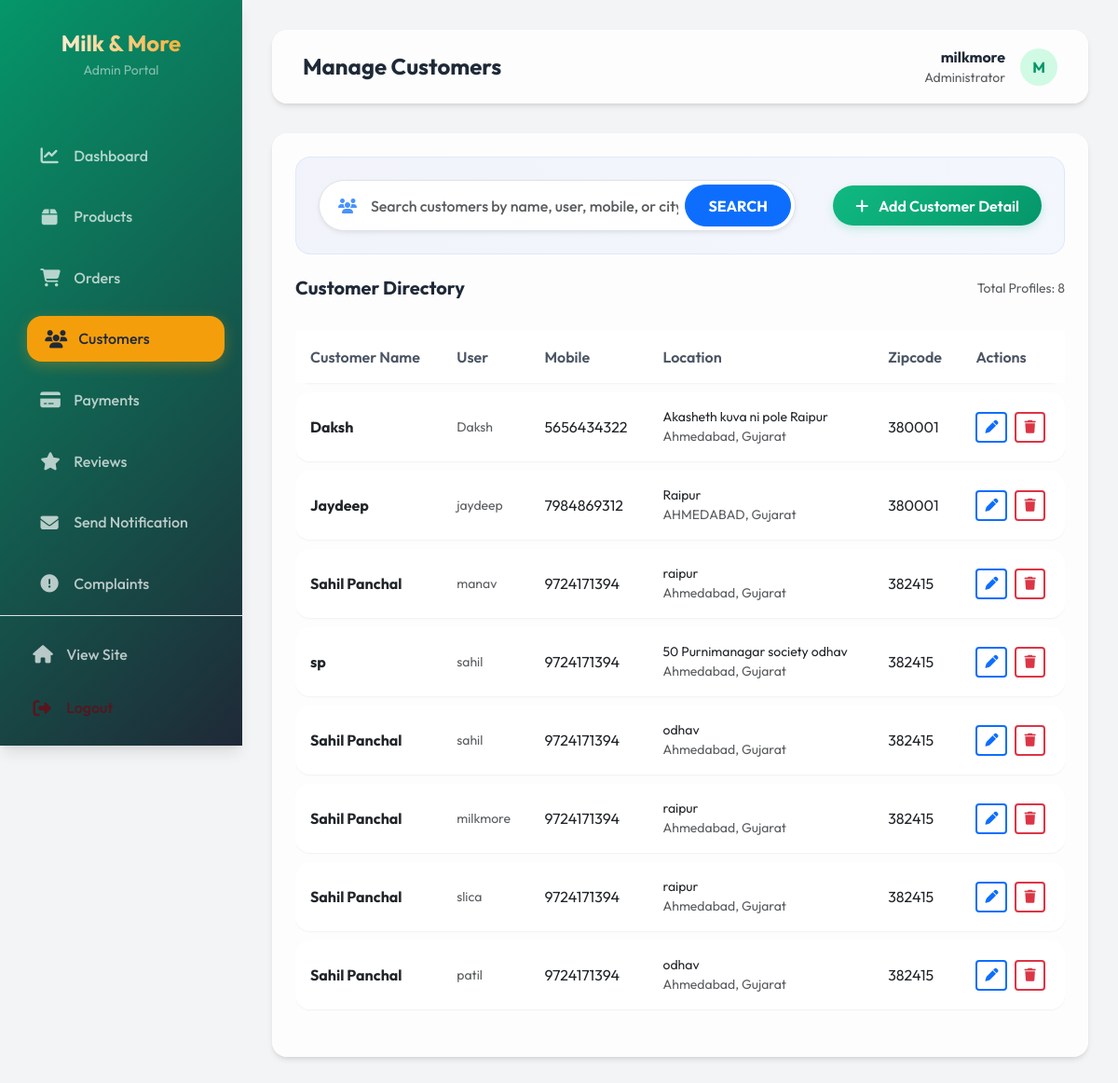
Screenshot of /admin-customers/ (signed in) with the database file from the repository.
### app/models.py (models this page shows, shortened)
class Customer(models.Model):
    user = models.ForeignKey(User,on_delete=models.CASCADE)
    name = models.CharField(max_length=30)
    locality = models.CharField(max_length=300)
    city = models.CharField(max_length=50)
    mobile =models.IntegerField()
    zipcode = models.IntegerField()
    state = models.CharField(choices=STATE_CHOICES,max_length=50)

### app/views.py (the view, shortened to what this page needs)
# urls.py: path("admin-customers/", admin_customers, name="admin-customers"),
@user_passes_test(is_admin)
def admin_customers(request):
    query = request.GET.get('q')
    customers = Customer.objects.all().order_by('-id')
    return render(request, 'admin_panel/customers.html', locals())

### app/context_processors.py (called while the page is built, shortened)
def regional_restriction(request):
    is_delivery = hasattr(request.user, 'deliveryperson')
    return {
        'is_in_ahmedabad': True, # Default to True for guests/staff to avoid blocking
        'has_any_address': False,
        'show_restricted_overlay': False
    }

### app/views.py (called while the page is built)
def is_admin(user):
    return user.is_superuser or user.is_staff

### Dairy-webapp-main/app/templates/admin_panel/customers.html (shortened to what this page needs)
{% extends 'admin_panel/base.html' %}
{% load static %}
{% block page_title %}Manage Customers{% endblock %}
{% block content %}
<div class="glass-card animate-fade-in">
    <div class="search-console-wrapper mb-4 p-4 rounded-4"
         style="background: linear-gradient(135deg, rgba(30, 64, 175, 0.05) 0%, rgba(59, 130, 246, 0.05) 100%); border: 1px solid rgba(59, 130, 246, 0.1);">
        <div class="row align-items-center g-3">
            <div class="col-md-8">
                <form action="" method="GET" autocomplete="off" class="m-0">
                    <div class="input-group shadow-sm rounded-pill overflow-hidden bg-white border p-1" style="transition: all 0.3s ease;">
                        <span class="input-group-text bg-transparent border-0 ps-3 pe-2">
                            <i class="fa-solid fa-users text-primary opacity-75"></i>
                        </span>
                        <input type="text" name="q" class="form-control border-0 shadow-none px-2"
                               placeholder="Search customers by name, user, mobile, or city..."
                               value="{{ request.GET.q|default:'' }}"
                               style="height: 45px; font-weight: 500;">
                        <button class="btn btn-primary rounded-pill px-4 fw-bold" type="submit">SEARCH</button>
                    </div>
                </form>
            </div>
            <div class="col-md-4 text-md-end">
                <a href="{% url 'admin-add-customer' %}" class="btn btn-premium rounded-pill px-4">
                    <i class="fa-solid fa-plus me-2"></i> Add Customer Detail
                </a>
            </div>
        </div>
    </div>
    <div class="d-flex justify-content-between align-items-center mb-4">
        <h5 class="fw-bold mb-0">Customer Directory</h5>
        <div class="text-muted small">Total Profiles: {{ customers|length }}</div>
    </div>
    <div class="table-responsive">
        <table class="table custom-table">
            <thead>
                <tr>
                    <th>Customer Name</th>
                    <th>User</th>
                    <th>Mobile</th>
                    <th>Location</th>
                    <th>Zipcode</th>
                    <th>Actions</th>
                </tr>
            </thead>
            <tbody>
                {% for customer in customers %}
                <tr>
                    <td>
                        <div class="fw-bold text-dark">{{ customer.name }}</div>
                    </td>
                    <td>
                        <div class="small text-muted">{{ customer.user.username }}</div>
                    </td>
                    <td>{{ customer.mobile }}</td>
                    <td>
                        <div class="small">{{ customer.locality }}</div>
                        <div class="small text-muted">{{ customer.city }}, {{ customer.get_state_display }}</div>
                    </td>
                    <td>{{ customer.zipcode }}</td>
                    <td>
                        <div class="d-flex gap-2">
                            <a href="{% url 'admin-update-customer' customer.id %}"
                                class="btn btn-sm btn-outline-primary border-2">
                                <i class="fa-solid fa-pen"></i>
                            </a>
                            <a href="{% url 'admin-delete-customer' customer.id %}"
                                class="btn btn-sm btn-outline-danger border-2"
                                onclick="return confirm('Are you sure you want to delete this customer detail?')">
                                <i class="fa-solid fa-trash"></i>
                            </a>
                        </div>
                    </td>
                </tr>
                {% empty %}
                <tr>
                    <td colspan="6" class="text-center py-4 text-muted">No customer details found.</td>
                </tr>
                {% endfor %}
            </tbody>
        </table>
    </div>
</div>
{% endblock %}

### Dairy-webapp-main/app/templates/admin_panel/base.html (shortened to what this page needs)
{% load static %}
<!DOCTYPE html>
<html lang="en">
<head>
    <link rel="stylesheet" href="https://cdnjs.cloudflare.com/ajax/libs/font-awesome/6.4.0/css/all.min.css">
    <link href="https://cdn.jsdelivr.net/npm/bootstrap@5.3.0/dist/css/bootstrap.min.css" rel="stylesheet">
</head>
<body>
    <div class="sidebar">
        <div class="sidebar-header">
            <h3>Milk & More</h3>
            <p class="text-white-50 small mt-1">Admin Portal</p>
        </div>
        <div class="nav-links-wrapper">
            <ul class="nav-links" style="margin-top: 0;">
                <li class="nav-item">
                    <a href="{% url 'admin-dashboard' %}"
                        class="nav-link {% if request.resolver_match.url_name == 'admin-dashboard' %}active{% endif %}">
                        <i class="fa-solid fa-chart-line"></i> Dashboard
                    </a>
                </li>
                <li class="nav-item">
                    <a href="{% url 'admin-products' %}"
                        class="nav-link {% if 'product' in request.resolver_match.url_name %}active{% endif %}">
                        <i class="fa-solid fa-box"></i> Products
                    </a>
                </li>
                <li class="nav-item">
                    <a href="{% url 'admin-orders' %}"
                        class="nav-link {% if 'order' in request.resolver_match.url_name and 'delivery-person' not in request.resolver_match.url_name %}active{% endif %}">
                        <i class="fa-solid fa-cart-shopping"></i> Orders
                    </a>
                </li>
                <li class="nav-item">
                    <a href="{% url 'admin-customers' %}"
                        class="nav-link {% if 'customer' in request.resolver_match.url_name %}active{% endif %}">
                        <i class="fa-solid fa-users"></i> Customers
                    </a>
                </li>
                <li class="nav-item">
                    <a href="{% url 'admin-payments' %}"
                        class="nav-link {% if 'payment' in request.resolver_match.url_name %}active{% endif %}">
                        <i class="fa-solid fa-credit-card"></i> Payments
                    </a>
                </li>
                <li class="nav-item">
                    <a href="{% url 'admin-reviews' %}"
                        class="nav-link {% if 'review' in request.resolver_match.url_name %}active{% endif %}">
                        <i class="fa-solid fa-star"></i> Reviews
                    </a>
                </li>
                <li class="nav-item">
                    <a href="{% url 'admin-send-notification' %}"
                        class="nav-link {% if request.resolver_match.url_name == 'admin-send-notification' %}active{% endif %}">
                        <i class="fa-solid fa-envelope"></i> Send Notification
                    </a>
                </li>
                <li class="nav-item">
                    <a href="{% url 'admin-complaints' %}"
                        class="nav-link {% if 'complaint' in request.resolver_match.url_name %}active{% endif %}">
                        <i class="fa-solid fa-circle-exclamation"></i> Complaints
                    </a>
                </li>
                <li class="nav-item">
                </li>
            </ul>
        </div>
        <div class="sidebar-footer p-3 border-top border-white-25">
            <ul class="nav-links m-0">
                <li class="nav-item p-0">
                    <a href="{% url 'home' %}" class="nav-link">
                        <i class="fa-solid fa-house"></i> View Site
                    </a>
                </li>
                <li class="nav-item p-0 mt-2">
                    <a href="{% url 'logout' %}" class="nav-link text-danger-emphasis">
                        <i class="fa-solid fa-right-from-bracket"></i> Logout
                    </a>
                </li>
            </ul>
        </div>
    </div>
    <div class="main-content">
        <header class="top-header animate-fade-in">
            <div class="page-info">
                <h4 class="mb-0 fw-bold">{% block page_title %}Dashboard{% endblock %}</h4>
            </div>
            <div class="user-profile">
                <div class="text-end d-none d-md-block">
                    <p class="mb-0 fw-bold">{{ request.user.username }}</p>
                    <p class="mb-0 small text-muted">Administrator</p>
                </div>
                <div class="user-avatar text-uppercase">
                    {{ request.user.username|slice:":1" }}
                </div>
            </div>
        </header>
        <div class="animate-fade-in" style="animation-delay: 0.1s;">
            {% block content %}{% endblock %}
        </div>
    </div>
</body>
</html>

### Dairy-webapp-main/app/templates/admin_panel/base.html (style rules this page uses)
:root { --emerald: #10b981; --emerald-dark: #059669; --emerald-light: #d1fae5; --gold: #f59e0b; --gold-dark: #d97706; --dark: #1f2937; --light: #f9fafb; --white: #ffffff; --glass: rgba(255, 255, 255, 0.8); --shadow-sm: 0 1px 2px 0 rgba(0, 0, 0, 0.05); --shadow: 0 4px 6px -1px rgba(0, 0, 0, 0.1), 0 2px 4px -1px rgba(0, 0, 0, 0.06); --shadow-lg: 0 10px 15px -3px rgba(0, 0, 0, 0.1), 0 4px 6px -2px rgba(0, 0, 0, 0.05); --radius: 16px; }
body { font-family: 'Outfit', sans-serif; background-color: #f3f4f6; color: var(--dark); margin: 0; padding: 0; overflow-x: hidden; }
.sidebar { width: 260px; height: 100vh; position: fixed; left: 0; top: 0; background: linear-gradient(135deg, var(--emerald-dark), var(--dark)); color: white; transition: all 0.3s ease; z-index: 1000; box-shadow: var(--shadow-lg); display: flex; flex-direction: column; }
.sidebar-header { padding: 2rem 1.5rem; text-align: center; flex-shrink: 0; }
.nav-links-wrapper { flex-grow: 1; overflow-y: auto; padding-bottom: 2rem; }
.nav-links-wrapper { -ms-overflow-style: none; scrollbar-width: none; }
.sidebar-header h3 { font-weight: 700; font-size: 1.5rem; margin: 0; background: linear-gradient(to right, #fff, var(--gold)); -webkit-background-clip: text; background-clip: text; -webkit-text-fill-color: transparent; }
.nav-links { list-style: none; padding: 0; margin-top: 2rem; }
.nav-item { padding: 0.5rem 1.5rem; }
.nav-link { color: rgba(255, 255, 255, 0.7); text-decoration: none; display: flex; align-items: center; padding: 0.8rem 1.2rem; border-radius: var(--radius); transition: all 0.3s ease; font-weight: 500; }
.nav-link i { margin-right: 1rem; font-size: 1.2rem; width: 20px; text-align: center; }
.nav-link:hover, .nav-link.active { color: white; background: rgba(255, 255, 255, 0.1); transform: translateX(5px); }
.nav-link.active { background: var(--gold); color: var(--dark); box-shadow: 0 4px 15px rgba(245, 158, 11, 0.3); }
.main-content { margin-left: 260px; padding: 2rem; transition: all 0.3s ease; min-height: 100vh; }
.top-header { display: flex; justify-content: space-between; align-items: center; margin-bottom: 2rem; background: var(--glass); backdrop-filter: blur(10px); padding: 1rem 2rem; border-radius: var(--radius); box-shadow: var(--shadow); border: 1px solid rgba(255, 255, 255, 0.3); }
.user-profile { display: flex; align-items: center; gap: 1rem; }
.user-avatar { width: 40px; height: 40px; border-radius: 50%; background: var(--emerald-light); display: flex; align-items: center; justify-content: center; color: var(--emerald-dark); font-weight: 700; }
.glass-card { background: var(--glass); backdrop-filter: blur(10px); border-radius: var(--radius); padding: 1.5rem; border: 1px solid rgba(255, 255, 255, 0.3); box-shadow: var(--shadow); transition: all 0.3s ease; }
.btn-premium { background: linear-gradient(135deg, var(--emerald), var(--emerald-dark)); color: white; border: none; padding: 0.6rem 1.5rem; border-radius: var(--radius); font-weight: 600; transition: all 0.3s ease; box-shadow: 0 4px 10px rgba(16, 185, 129, 0.2); }
.custom-table { width: 100%; border-collapse: separate; border-spacing: 0 10px; }
.custom-table tr { background: var(--white); border-radius: var(--radius); box-shadow: var(--shadow-sm); transition: all 0.2s ease; }
.custom-table th { border: none; padding: 1rem; font-weight: 600; color: #4b5563; }
.custom-table td { border: none; padding: 1rem; vertical-align: middle; }
.custom-table td:first-child { border-top-left-radius: var(--radius); border-bottom-left-radius: var(--radius); }
.custom-table td:last-child { border-top-right-radius: var(--radius); border-bottom-right-radius: var(--radius); }
.animate-fade-in { animation: fadeIn 0.5s ease forwards; }

### rows the page displays
Customer: name "Daksh", user.username "Daksh", mobile "5656434322", locality "Akasheth kuva ni pole Raipur", city "Ahmedabad", state "Gujarat", zipcode "380001"
Customer: name "Jaydeep", user.username "jaydeep", mobile "7984869312", locality "Raipur", city "AHMEDABAD", state "Gujarat", zipcode "380001"
Customer: name "Sahil Panchal", user.username "manav", mobile "9724171394", locality "raipur", city "Ahmedabad", state "Gujarat", zipcode "382415"
Customer: name "sp", user.username "sahil", mobile "9724171394", locality "50 Purnimanagar society odhav", city "Ahmedabad", state "Gujarat", zipcode "382415"
Customer: name "Sahil Panchal", user.username "sahil", mobile "9724171394", locality "odhav", city "Ahmedabad", state "Gujarat", zipcode "382415"
Customer: name "Sahil Panchal", user.username "milkmore", mobile "9724171394", locality "raipur", city "Ahmedabad", state "Gujarat", zipcode "382415"
Customer: name "Sahil Panchal", user.username "slica", mobile "9724171394", locality "raipur", city "Ahmedabad", state "Gujarat", zipcode "382415"
Customer: name "Sahil Panchal", user.username "patil", mobile "9724171394", locality "odhav", city "Ahmedabad", state "Gujarat", zipcode "382415"

### other values shown
{{ request.user.username }} "milkmore"
{{ request.user.username|slice:":1" }} "M"
{{ customers|length }} "8"
